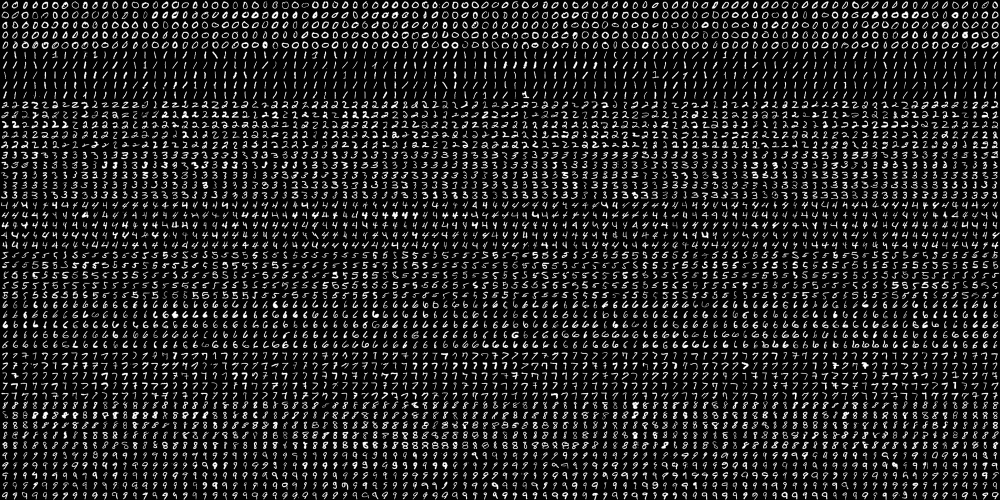
#> input picture computer-vision/ocr/digits.png, 2000 x 1000 px (shown at 1/2 size)
$ python digit_recognization.py digits.png test_image.png   (older library calls are emulated)
#> lines starting #> are read from the running program, lines starting #| are printed output that depends on the picture; after the words box and inside, x2 and y2 are one past the last pixel; in counts of white or black regions, pixels touching at a corner belong together
#!/usr/local/Cellar/python3/3.6.3/bin/python3
import numpy as np
from scipy.misc.pilutil import imresize
import cv2
from skimage.feature import hog
import sys

#sys arg 1
#TRAIN_DATA_IMG = 'digits.png'

#sys arg 2
#USER_IMG = 'test_image.png'

DIGIT_DIM = 20 # size of each digit is SZ x SZ
CLASS_N = 10 # 0-9

#This method splits the input training image into small cells (of a single digit) and uses these cells as training data.
#The default training image (MNIST) is a 1000x1000 size image and each digit is of size 20x20. so we divide 1000/20 horizontally and 1000/20 vertically.
#If you are going to use a custom digit training image, then adjust the code below so that it properly captures the digits in your image.
#Also, change the labelling scheme in line 41 to correspond to your image.
def split2d(img, cell_size, flatten=True):
    h, w = img.shape[:2]
    sx, sy = cell_size
    cells = [np.hsplit(row, w//sx) for row in np.vsplit(img, h//sy)]
    cells = np.array(cells)
    if flatten:
        cells = cells.reshape(-1, sy, sx)
    return cells

def load_digits(fn):
#> called with fn = 'digits.png'
    print ('loading "%s for training" ...' % fn)
    digits_img = cv2.imread(fn, 0)
#> digits_img is the input picture: shape (1000, 2000); min 0, max 255, mean 33.8
    digits = split2d(digits_img, (DIGIT_DIM, DIGIT_DIM))
#> in split2d, `cells = [np.hsplit(row, w//sx) for row in np.vsplit(img, h//sy)]`: cells = 50 items
    labels = np.repeat(np.arange(CLASS_N), len(digits)/CLASS_N)
#> labels = 5000 values from 0 to 9
    #2500 samples in the digits.png so repeat 0-9 2500/10(0-9 - no. of classes) times.
    return digits, labels


class KNN_MODEL():                #can also define a custom model in a similar class wrapper with train and predict methods
    def __init__(self, k = 3):
        self.k = k
        self.model = cv2.ml.KNearest_create()

    def train(self, samples, responses):
        self.model = cv2.ml.KNearest_create()
        self.model.train(samples,cv2.ml.ROW_SAMPLE, responses)

    def predict(self, samples):
        retval, results, neigh_resp, dists = self.model.findNearest(samples, self.k)
        return results.ravel()

def contains(r1, r2):
    r1_x1 = r1[0]
    r1_y1 = r1[1]
    r2_x1 = r2[0]
    r2_y1 = r2[1]

    r1_x2 = r1[0]+r1[2]
    r1_y2 = r1[1]+r1[3]
    r2_x2 = r2[0]+r2[2]
    r2_y2 = r2[1]+r2[3]

    #does r1 contain r2?
    return r1_x1 < r2_x1 < r2_x2 < r1_x2 and r1_y1 < r2_y1 < r2_y2 < r1_y2


def pixels_to_hog_20(pixel_array):
    hog_featuresData = []
    for img in pixel_array:
        #img = 20x20
        fd = hog(img, orientations=9, pixels_per_cell=(10,10),cells_per_block=(1,1), visualise=False)
        hog_featuresData.append(fd)
    hog_features = np.array(hog_featuresData, 'float64')
    return np.float32(hog_features)


def get_digits(contours):
    digit_rects = [cv2.boundingRect(ctr) for ctr in contours]
    rects_final = digit_rects[:]

    for r in digit_rects:
        x,y,w,h = r
        if w < 15 and h < 15:        #too small, remove it
            rects_final.remove(r)

    for r1 in digit_rects:
        for r2 in digit_rects:
            if (r1[1] != 1 and r1[1] != 1) and (r2[1] != 1 and r2[1] != 1):  #if the rectangle is not the page-bounding rectangle,
                if contains(r1,r2) and (r2 in rects_final):
                    rects_final.remove(r2)
    return rects_final


def proc_user_img(fn,model):
    print ('loading "%s for digit recognition" ...' % fn)
    im = cv2.imread(fn)
    im_original = cv2.imread(fn)

    blank_image = np.zeros((im.shape[0],im.shape[1],3), np.uint8)
    blank_image.fill(255)

    imgray = cv2.cvtColor(im,cv2.COLOR_BGR2GRAY)

    kernel = np.ones((5,5),np.uint8)

    ret,thresh = cv2.threshold(imgray,127,255,0)

    thresh = cv2.erode(thresh,kernel,iterations = 1)
    thresh = cv2.dilate(thresh,kernel,iterations = 1)
    thresh = cv2.erode(thresh,kernel,iterations = 1)

    im_my, contours,hierarchy = cv2.findContours(thresh,cv2.RETR_CCOMP,cv2.CHAIN_APPROX_SIMPLE)

    digits_rect = get_digits(contours)  #rectangles of bounding the digits in user image

    for rect in digits_rect:
        x,y,w,h = rect
        _ = cv2.rectangle(im,(x,y),(x+w,y+h),(0,255,0),2)

        im_digit = im_original[y:y+h,x:x+w]
        sz = 28
        im_digit = imresize(im_digit,(sz,sz))

        for i in range(sz):        #need to remove border pixels
                im_digit[i,0] = 255
                im_digit[i,1] = 255
                im_digit[0,i] = 255
                im_digit[1,i] = 255

        thresh = 210
        im_digit = cv2.cvtColor(im_digit,cv2.COLOR_BGR2GRAY)
        im_digit = cv2.threshold(im_digit, thresh, 255, cv2.THRESH_BINARY)[1]
        #im_digit = cv2.adaptiveThreshold(im_digit,255,cv2.ADAPTIVE_THRESH_GAUSSIAN_C ,cv2.THRESH_BINARY,11,2)
        im_digit = (255-im_digit)

        im_digit = imresize(im_digit,(20,20))

        hog_img_data = pixels_to_hog_20([im_digit])

        pred = model.predict(hog_img_data)

        _ = cv2.putText(im, str(int(pred[0])), (x,y),cv2.FONT_HERSHEY_SIMPLEX, 2, (255, 0, 0), 3)
        _ = cv2.putText(blank_image, str(int(pred[0])), (x,y),cv2.FONT_HERSHEY_SIMPLEX, 3, (255, 0, 0), 5)


    cv2.imwrite("original_overlay.png",im)
    cv2.imwrite("final_digits.png",blank_image)
    cv2.destroyAllWindows()


if __name__ == '__main__':
    print (__doc__)

    if len(sys.argv) < 3:
        print ("Enter Proper Arguments \n Usage: digit_recog.py training_image.png testing_image.png \n Example: digit_recog.py digits.png test_image.png")
        exit(0)

    TRAIN_DATA_IMG = sys.argv[1]
    USER_IMG = sys.argv[2]

    digits, labels = load_digits(TRAIN_DATA_IMG)
#> labels = 5000 values from 0 to 9

    print ('training ....')
    # shuffle digits
    rand = np.random.RandomState(123)
    shuffle_index = rand.permutation(len(digits))
#> shuffle_index = 5000 values, max 4999 at index 3983, min 0 at index 2530, mean 2499.5

    digits, labels = digits[shuffle_index], labels[shuffle_index]
#> labels = 5000 values, max 9 at index 2, min 0 at index 4, mean 4.5

    train_digits_data = pixels_to_hog_20(digits)
#> after the loop in pixels_to_hog_20, `for img in pixel_array:`: hog_featuresData = 5000 items
    train_digits_labels = labels
#> train_digits_labels has the same summary as labels

    print ('training KNearest...' ) #gets 80% in most user images)
    model = KNN_MODEL(k = 4)
    model.train(train_digits_data, train_digits_labels)

    proc_user_img(USER_IMG,model)
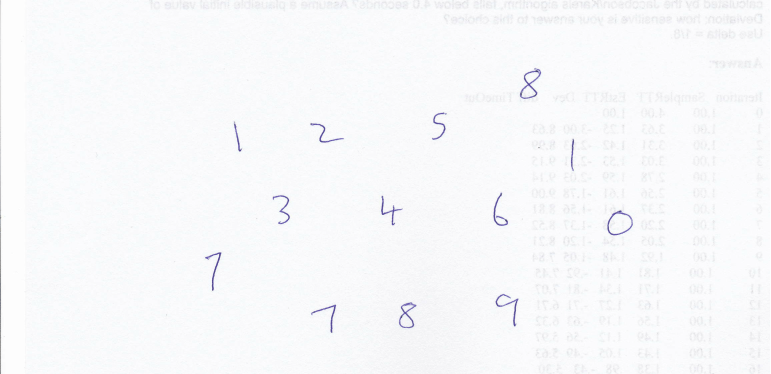
#> input picture computer-vision/ocr/test_image.png, 1542 x 748 px (shown at 1/2 size)
#> in proc_user_img, im is the input picture: shape (748, 1542, 3); mean B, G, R 250.5, 248.8, 248.1
#> in proc_user_img, `blank_image.fill(255)`: blank_image: shape (748, 1542, 3); every value is 255
#> in proc_user_img, `ret,thresh = cv2.threshold(imgray,127,255,0)`:
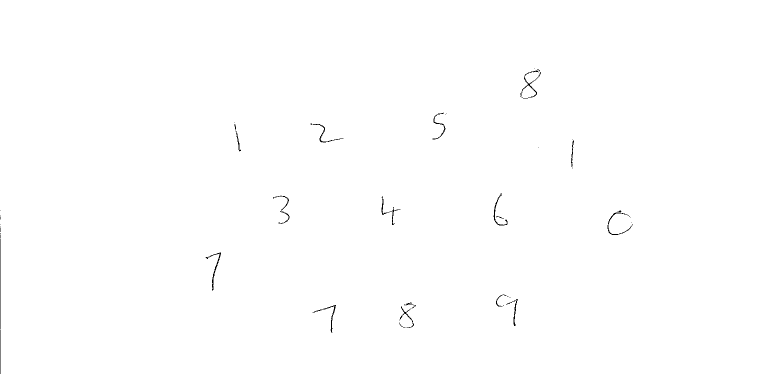
#> thresh: shape (748, 1542) (shown at 1/2 size); 99.7% white; black in thin lines or dots, all inside (x1, y1, x2, y2) = (0, 137, 1265, 748)
#> in proc_user_img, `thresh = cv2.erode(thresh,kernel,iterations = 1)`:
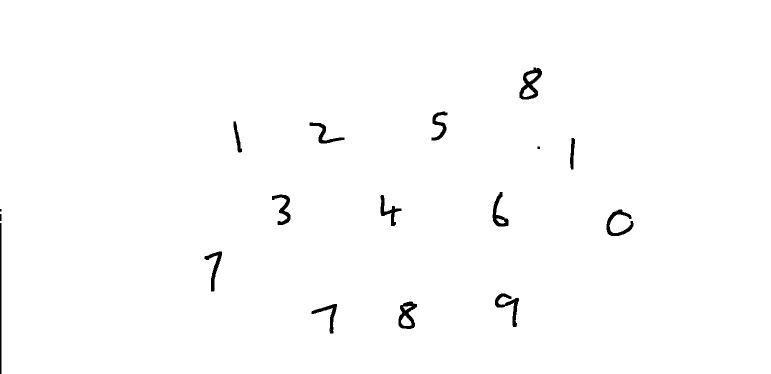
#> thresh: shape (748, 1542) (shown at 1/2 size); 99% white; 17 black regions (1 under 20 px), largest, box (x1, y1, x2, y2) and area: (1039, 135, 1084, 199) 1226, (797, 603, 834, 658) 1018, (1213, 419, 1267, 472) 973
#> in proc_user_img, `im_my, contours,hierarchy = cv2.findContours(thresh,cv2.RETR_CCOMP,cv2..`: contours = 20 contours; largest, box (x1, y1, x2, y2) and area: (0, 0, 1542, 748) 1150160, (1038, 134, 1085, 200) 1845, (796, 602, 835, 659) 1470, (1212, 418, 1268, 473) 1109, (989, 586, 1039, 655) 1085
#> in get_digits, `digit_rects = [cv2.boundingRect(ctr) for ctr in contours]`: digit_rects = 20 items, first 6: (802, 631, 21, 21), (806, 612, 18, 9), (993, 437, 18, 10), (1045, 174, 24, 20), (1052, 146, 24, 18), (0, 0, 1542, 748)
#> in get_digits, `rects_final = digit_rects[:]`: rects_final has the same summary as digit_rects
#> the loop in get_digits, `for r in digit_rects:` made 20 passes
#> (x, y, w, h) on passes 1 to 12: (802, 631, 21, 21), (806, 612, 18, 9), (993, 437, 18, 10), (1045, 174, 24, 20), (1052, 146, 24, 18), (0, 0, 1542, 748), (622, 607, 53, 61), (796, 602, 39, 57), (989, 586, 50, 69), (408, 502, 37, 82), (1212, 418, 56, 55), (760, 389, 44, 64)
#> after the loop in get_digits, `for r in digit_rects:`: rects_final = 19 items, first 6: (802, 631, 21, 21), (806, 612, 18, 9), (993, 437, 18, 10), (1045, 174, 24, 20), (1052, 146, 24, 18), (0, 0, 1542, 748)
#> the loop in get_digits, `for r1 in digit_rects:` made 20 passes
#> r1 on passes 5 to 16: (1052, 146, 24, 18), (0, 0, 1542, 748), (622, 607, 53, 61), (796, 602, 39, 57), (989, 586, 50, 69), (408, 502, 37, 82), (1212, 418, 56, 55), (760, 389, 44, 64), (543, 388, 39, 63), (984, 383, 34, 71), (1074, 292, 7, 7), (1139, 275, 12, 65)
#> r1 on passes 1 to 4: (802, 631, 21, 21), (806, 612, 18, 9), (993, 437, 18, 10), (1045, 174, 24, 20)
#> the loop in proc_user_img, `for rect in digits_rect:` made 1 pass
#> after the loop in proc_user_img, `for rect in digits_rect:`:
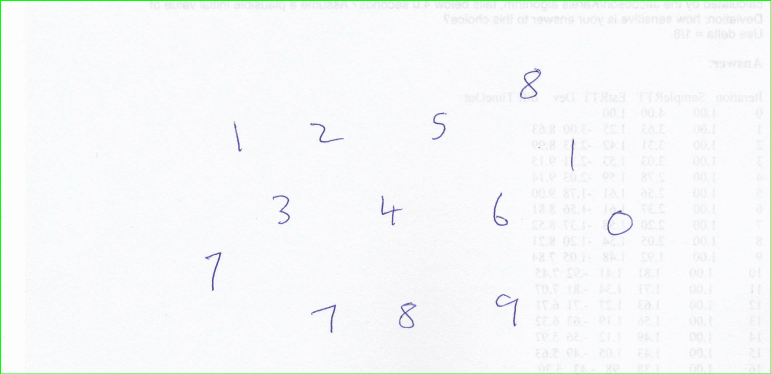
#> im: shape (748, 1542, 3) (shown at 1/2 size); 0.59% of pixels changed, all inside (x1, y1, x2, y2) = (0, 0, 1542, 748)
#> (the call stopped at in proc_user_img, `im_digit = imresize(im_digit,(sz,sz))`: scipy is not available in this run)
